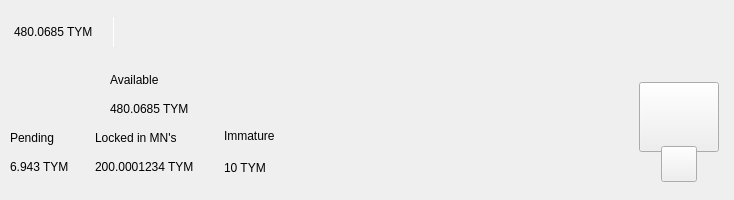
<?xml version="1.0" encoding="UTF-8"?>
<ui version="4.0">
 <class>TopBar</class>
 <widget class="QWidget" name="TopBar">
  <property name="geometry">
   <rect>
    <x>0</x>
    <y>0</y>
    <width>734</width>
    <height>200</height>
   </rect>
  </property>
  <property name="minimumSize">
   <size>
    <width>0</width>
    <height>200</height>
   </size>
  </property>
  <property name="maximumSize">
   <size>
    <width>16777215</width>
    <height>200</height>
   </size>
  </property>
  <property name="windowTitle">
   <string>Form</string>
  </property>
  <layout class="QVBoxLayout" name="verticalLayout_10" stretch="0">
   <property name="spacing">
    <number>0</number>
   </property>
   <property name="leftMargin">
    <number>0</number>
   </property>
   <property name="topMargin">
    <number>0</number>
   </property>
   <property name="rightMargin">
    <number>0</number>
   </property>
   <property name="bottomMargin">
    <number>0</number>
   </property>
   <item>
    <widget class="PFBorderImage" name="containerTop">
     <layout class="QVBoxLayout" name="verticalLayout_11">
      <property name="spacing">
       <number>0</number>
      </property>
      <property name="leftMargin">
       <number>0</number>
      </property>
      <property name="topMargin">
       <number>0</number>
      </property>
      <property name="rightMargin">
       <number>0</number>
      </property>
      <property name="bottomMargin">
       <number>0</number>
      </property>
      <item>
       <widget class="QWidget" name="top_container_2" native="true">
        <property name="minimumSize">
         <size>
          <width>0</width>
          <height>65</height>
         </size>
        </property>
        <layout class="QHBoxLayout" name="top_container">
         <property name="spacing">
          <number>0</number>
         </property>
         <property name="leftMargin">
          <number>14</number>
         </property>
         <property name="topMargin">
          <number>0</number>
         </property>
         <property name="rightMargin">
          <number>14</number>
         </property>
         <property name="bottomMargin">
          <number>0</number>
         </property>
         <item alignment="Qt::AlignVCenter">
          <widget class="QWidget" name="widgetTopAmount" native="true">
           <property name="sizePolicy">
            <sizepolicy hsizetype="Preferred" vsizetype="Maximum">
             <horstretch>0</horstretch>
             <verstretch>0</verstretch>
            </sizepolicy>
           </property>
           <layout class="QHBoxLayout" name="horizontalLayout_5">
            <property name="spacing">
             <number>0</number>
            </property>
            <property name="leftMargin">
             <number>0</number>
            </property>
            <property name="topMargin">
             <number>0</number>
            </property>
            <property name="rightMargin">
             <number>0</number>
            </property>
            <property name="bottomMargin">
             <number>0</number>
            </property>
            <item alignment="Qt::AlignTop">
             <widget class="QLabel" name="labelAmountTopPiv">
              <property name="minimumSize">
               <size>
                <width>0</width>
                <height>36</height>
               </size>
              </property>
              <property name="styleSheet">
               <string notr="true">padding:0px;margin:0px;</string>
              </property>
              <property name="text">
               <string>480.0685 TYM</string>
              </property>
             </widget>
            </item>
            <item>
             <spacer name="horizontalSpacer_11">
              <property name="orientation">
               <enum>Qt::Horizontal</enum>
              </property>
              <property name="sizeType">
               <enum>QSizePolicy::Fixed</enum>
              </property>
              <property name="sizeHint" stdset="0">
               <size>
                <width>20</width>
                <height>20</height>
               </size>
              </property>
             </spacer>
            </item>
            <item alignment="Qt::AlignVCenter">
             <widget class="QLabel" name="label_16">
              <property name="minimumSize">
               <size>
                <width>1</width>
                <height>30</height>
               </size>
              </property>
              <property name="maximumSize">
               <size>
                <width>1</width>
                <height>30</height>
               </size>
              </property>
              <property name="styleSheet">
               <string notr="true">background-color:white;
padding:0px;
border:none;</string>
              </property>
              <property name="text">
               <string/>
              </property>
             </widget>
            </item>
            <item>
             <spacer name="horizontalSpacer_12">
              <property name="orientation">
               <enum>Qt::Horizontal</enum>
              </property>
              <property name="sizeType">
               <enum>QSizePolicy::Fixed</enum>
              </property>
              <property name="sizeHint" stdset="0">
               <size>
                <width>20</width>
                <height>20</height>
               </size>
              </property>
             </spacer>
            </item>
           </layout>
          </widget>
         </item>
         <item>
          <spacer name="horizontalSpacer">
           <property name="orientation">
            <enum>Qt::Horizontal</enum>
           </property>
           <property name="sizeHint" stdset="0">
            <size>
             <width>40</width>
             <height>20</height>
            </size>
           </property>
          </spacer>
         </item>
         <item>
          <layout class="QHBoxLayout" name="horizontalLayout_4">
           <property name="spacing">
            <number>12</number>
           </property>
           <property name="rightMargin">
            <number>0</number>
           </property>
           <item alignment="Qt::AlignRight">
            <widget class="QWidget" name="layoutSync" native="true">
             <property name="minimumSize">
              <size>
               <width>0</width>
               <height>36</height>
              </size>
             </property>
             <property name="maximumSize">
              <size>
               <width>16777215</width>
               <height>36</height>
              </size>
             </property>
             <layout class="QVBoxLayout" name="verticalLayout_9">
              <property name="leftMargin">
               <number>0</number>
              </property>
              <property name="topMargin">
               <number>0</number>
              </property>
              <property name="rightMargin">
               <number>0</number>
              </property>
              <property name="bottomMargin">
               <number>0</number>
              </property>
              <item>
               <widget class="ExpandableButton" name="pushButtonSync" native="true">
                <property name="minimumSize">
                 <size>
                  <width>36</width>
                  <height>36</height>
                 </size>
                </property>
                <property name="maximumSize">
                 <size>
                  <width>16777215</width>
                  <height>36</height>
                 </size>
                </property>
               </widget>
              </item>
             </layout>
            </widget>
           </item>
           <item>
            <widget class="ExpandableButton" name="pushButtonStack" native="true">
             <property name="minimumSize">
              <size>
               <width>36</width>
               <height>36</height>
              </size>
             </property>
            </widget>
           </item>
           <item>
            <widget class="ExpandableButton" name="pushButtonColdStaking" native="true">
             <property name="minimumSize">
              <size>
               <width>36</width>
               <height>36</height>
              </size>
             </property>
            </widget>
           </item>
           <item>
            <widget class="ExpandableButton" name="pushButtonConnection" native="true">
             <property name="minimumSize">
              <size>
               <width>36</width>
               <height>36</height>
              </size>
             </property>
            </widget>
           </item>
           <item>
            <widget class="ExpandableButton" name="pushButtonLock" native="true">
             <property name="sizePolicy">
              <sizepolicy hsizetype="Expanding" vsizetype="Expanding">
               <horstretch>0</horstretch>
               <verstretch>0</verstretch>
              </sizepolicy>
             </property>
             <property name="minimumSize">
              <size>
               <width>36</width>
               <height>0</height>
              </size>
             </property>
            </widget>
           </item>
           <item>
            <widget class="ExpandableButton" name="pushButtonTheme" native="true">
             <property name="minimumSize">
              <size>
               <width>36</width>
               <height>36</height>
              </size>
             </property>
             <property name="maximumSize">
              <size>
               <width>16777215</width>
               <height>36</height>
              </size>
             </property>
            </widget>
           </item>
           <item>
            <widget class="ExpandableButton" name="pushButtonFAQ" native="true">
             <property name="minimumSize">
              <size>
               <width>36</width>
               <height>36</height>
              </size>
             </property>
            </widget>
           </item>
          </layout>
         </item>
        </layout>
       </widget>
      </item>
      <item>
       <widget class="QWidget" name="bottom_container" native="true">
        <property name="minimumSize">
         <size>
          <width>0</width>
          <height>135</height>
         </size>
        </property>
        <layout class="QHBoxLayout" name="botton_container">
         <property name="leftMargin">
          <number>10</number>
         </property>
         <property name="topMargin">
          <number>0</number>
         </property>
         <property name="rightMargin">
          <number>10</number>
         </property>
         <property name="bottomMargin">
          <number>10</number>
         </property>
         <item>
          <layout class="QHBoxLayout" name="horizontalLayout_3">
           <property name="bottomMargin">
            <number>9</number>
           </property>
           <item>
            <layout class="QVBoxLayout" name="verticalLayout_7">
             <property name="spacing">
              <number>0</number>
             </property>
             <property name="leftMargin">
              <number>0</number>
             </property>
             <property name="rightMargin">
              <number>30</number>
             </property>
             <item>
              <layout class="QHBoxLayout" name="horizontalLayout">
               <item>
                <spacer name="horizontalSpacer_6">
                 <property name="orientation">
                  <enum>Qt::Horizontal</enum>
                 </property>
                 <property name="sizeHint" stdset="0">
                  <size>
                   <width>40</width>
                   <height>20</height>
                  </size>
                 </property>
                </spacer>
               </item>
               <item>
                <layout class="QVBoxLayout" name="verticalLayout">
                 <item>
                  <widget class="QLabel" name="labelTitle1">
                   <property name="text">
                    <string>Available</string>
                   </property>
                  </widget>
                 </item>
                 <item>
                  <widget class="QLabel" name="labelAmountPiv">
                   <property name="text">
                    <string>480.0685 TYM</string>
                   </property>
                  </widget>
                 </item>
                </layout>
               </item>
               <item>
                <spacer name="horizontalSpacer_4">
                 <property name="orientation">
                  <enum>Qt::Horizontal</enum>
                 </property>
                 <property name="sizeHint" stdset="0">
                  <size>
                   <width>40</width>
                   <height>20</height>
                  </size>
                 </property>
                </spacer>
               </item>
              </layout>
             </item>
             <item>
              <layout class="QHBoxLayout" name="horizontalLayout_2">
               <property name="spacing">
                <number>0</number>
               </property>
               <item>
                <layout class="QVBoxLayout" name="verticalLayout_3">
                 <item>
                  <widget class="QLabel" name="labelTitle3">
                   <property name="text">
                    <string>Pending</string>
                   </property>
                  </widget>
                 </item>
                 <item>
                  <widget class="QLabel" name="labelPendingPiv">
                   <property name="text">
                    <string>6.943 TYM</string>
                   </property>
                  </widget>
                 </item>
                </layout>
               </item>
               <item>
                <spacer name="horizontalSpacer_5">
                 <property name="orientation">
                  <enum>Qt::Horizontal</enum>
                 </property>
                 <property name="sizeType">
                  <enum>QSizePolicy::Fixed</enum>
                 </property>
                 <property name="sizeHint" stdset="0">
                  <size>
                   <width>20</width>
                   <height>20</height>
                  </size>
                 </property>
                </spacer>
               </item>
               <item>
                <layout class="QVBoxLayout" name="verticalLayout_2">
                 <item>
                  <widget class="QLabel" name="labelTitle5">
                   <property name="text">
                    <string>Locked in MN's</string>
                   </property>
                  </widget>
                 </item>
                 <item>
                  <widget class="QLabel" name="labelAmountCollateral">
                   <property name="text">
                    <string>200.0001234 TYM</string>
                   </property>
                  </widget>
                 </item>
                </layout>
               </item>
               <item>
                <spacer name="horizontalSpacer_3">
                 <property name="orientation">
                  <enum>Qt::Horizontal</enum>
                 </property>
                 <property name="sizeType">
                  <enum>QSizePolicy::Fixed</enum>
                 </property>
                 <property name="sizeHint" stdset="0">
                  <size>
                   <width>30</width>
                   <height>20</height>
                  </size>
                 </property>
                </spacer>
               </item>
               <item>
                <layout class="QVBoxLayout" name="verticalLayout_4">
                 <property name="spacing">
                  <number>6</number>
                 </property>
                 <property name="leftMargin">
                  <number>0</number>
                 </property>
                 <property name="rightMargin">
                  <number>0</number>
                 </property>
                 <item>
                  <widget class="QLabel" name="labelTitle4">
                   <property name="text">
                    <string>Immature</string>
                   </property>
                  </widget>
                 </item>
                 <item>
                  <widget class="QLabel" name="labelImmaturePiv">
                   <property name="text">
                    <string>10 TYM</string>
                   </property>
                  </widget>
                 </item>
                </layout>
               </item>
              </layout>
             </item>
            </layout>
           </item>
          </layout>
         </item>
         <item>
          <spacer name="horizontalSpacer_2">
           <property name="orientation">
            <enum>Qt::Horizontal</enum>
           </property>
           <property name="sizeHint" stdset="0">
            <size>
             <width>40</width>
             <height>20</height>
            </size>
           </property>
          </spacer>
         </item>
         <item alignment="Qt::AlignHCenter|Qt::AlignVCenter">
          <widget class="QWidget" name="qrContainer" native="true">
           <property name="sizePolicy">
            <sizepolicy hsizetype="Preferred" vsizetype="Minimum">
             <horstretch>0</horstretch>
             <verstretch>0</verstretch>
            </sizepolicy>
           </property>
           <property name="minimumSize">
            <size>
             <width>90</width>
             <height>110</height>
            </size>
           </property>
           <property name="maximumSize">
            <size>
             <width>90</width>
             <height>110</height>
            </size>
           </property>
           <layout class="QVBoxLayout" name="containerQR">
            <property name="spacing">
             <number>0</number>
            </property>
            <property name="leftMargin">
             <number>5</number>
            </property>
            <property name="topMargin">
             <number>10</number>
            </property>
            <property name="rightMargin">
             <number>5</number>
            </property>
            <property name="bottomMargin">
             <number>0</number>
            </property>
            <item>
             <widget class="QPushButton" name="btnQr">
              <property name="minimumSize">
               <size>
                <width>70</width>
                <height>70</height>
               </size>
              </property>
              <property name="maximumSize">
               <size>
                <width>16777215</width>
                <height>70</height>
               </size>
              </property>
              <property name="focusPolicy">
               <enum>Qt::NoFocus</enum>
              </property>
              <property name="text">
               <string/>
              </property>
              <property name="iconSize">
               <size>
                <width>70</width>
                <height>70</height>
               </size>
              </property>
             </widget>
            </item>
            <item>
             <spacer name="verticalSpacer">
              <property name="orientation">
               <enum>Qt::Vertical</enum>
              </property>
              <property name="sizeType">
               <enum>QSizePolicy::Fixed</enum>
              </property>
              <property name="sizeHint" stdset="0">
               <size>
                <width>20</width>
                <height>20</height>
               </size>
              </property>
             </spacer>
            </item>
            <item alignment="Qt::AlignHCenter|Qt::AlignBottom">
             <widget class="QPushButton" name="pushButtonQR">
              <property name="minimumSize">
               <size>
                <width>36</width>
                <height>36</height>
               </size>
              </property>
              <property name="maximumSize">
               <size>
                <width>36</width>
                <height>36</height>
               </size>
              </property>
              <property name="focusPolicy">
               <enum>Qt::NoFocus</enum>
              </property>
              <property name="text">
               <string/>
              </property>
             </widget>
            </item>
           </layout>
          </widget>
         </item>
        </layout>
       </widget>
      </item>
     </layout>
    </widget>
   </item>
  </layout>
 </widget>
 <customwidgets>
  <customwidget>
   <class>ExpandableButton</class>
   <extends>QWidget</extends>
   <header>qt/timelockcoin/expandablebutton.h</header>
   <container>1</container>
  </customwidget>
  <customwidget>
   <class>PFBorderImage</class>
   <extends>QFrame</extends>
   <header>qt/timelockcoin/pfborderimage.h</header>
   <container>1</container>
  </customwidget>
 </customwidgets>
 <resources/>
 <connections/>
</ui>
